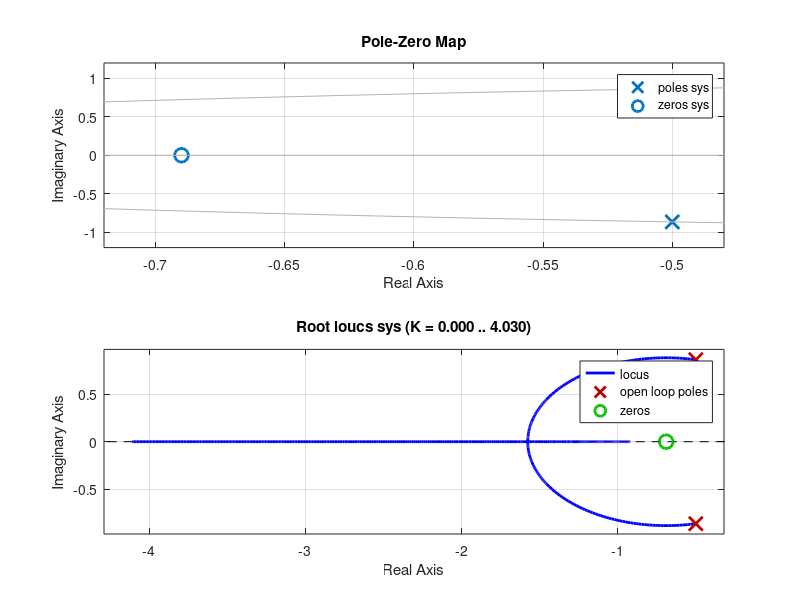

This figure's MATLAB source:
 num=[1 0.69];%numerator value
den=[1 1 1];%denominator value
sys=tf(num,den,1);%transfer function for z transformation
roots(num)%zeros in command window
roots(den)%poles in command window
subplot(2,1,1);%2 rows 1 column 1st box
pzmap(sys);%poles zero map
subplot(2,1,2);%2 rows 1 column 2nd box
rlocus(sys);%root locus plot